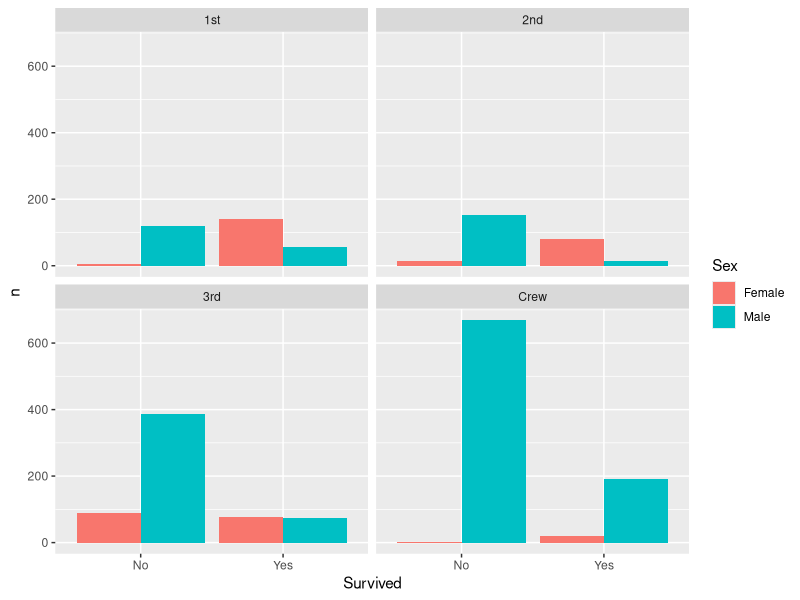
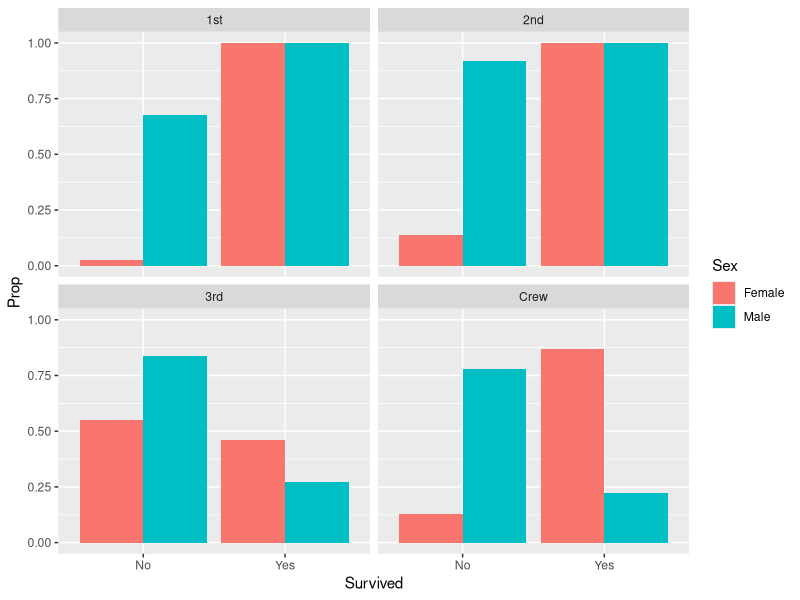
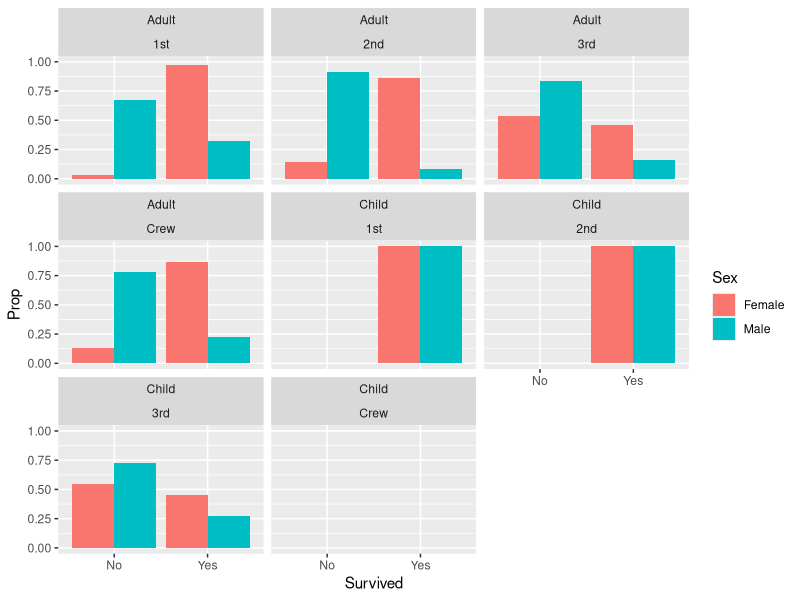

R code for these plots, in order:
## ---- chunk 1
library(tidyverse)

df_titanic <- as_tibble(Titanic)
## ---- chunk 2
## TASK: Perform a `glimpse` of df_titanic
glimpse(df_titanic)
head(df_titanic)
## ---- chunk 3
## NOTE: No need to edit! We'll cover how to
## do this calculation in a later exercise.
df_titanic %>% summarize(total = sum(n))
## ---- chunk 4
## TASK: Visualize counts against `Class` and `Sex`
df_titanic %>% 
  ggplot(aes(x = Survived, y = n, fill = Sex)) + 
  geom_col(position = "dodge") +
  facet_wrap(~ Class)
## ---- chunk 5
## NOTE: No need to edit! We'll cover how to
## do this calculation in a later exercise.
df_prop <-
  df_titanic %>%
  group_by(Class, Sex, Age) %>%
  mutate(
    Total = sum(n),
    Prop = n / Total
  ) %>%
  ungroup()
df_prop
## ---- chunk 6
df_prop %>% 
  ggplot(aes(x = Survived, y = Prop, fill = Sex)) + 
  geom_col(position = "dodge") +
  facet_wrap(~ Class)
## ---- chunk 7
df_prop %>% 
  ggplot(aes(x = Survived, y = Prop, fill = Sex)) + 
  geom_col(position = "dodge") +
  facet_wrap(Age ~ Class)
